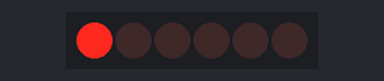
A sketch run on a simulated Arduino Uno, built with avr-gcc and run on an emulated ATmega328P. Shown: 6×1 LED matrix. Wiring (inferred from the names in the program): charlieplexed LEDs: lines pin 8, pin 9, pin 10.

Above: at 0.1 s.
At 0.6 s:
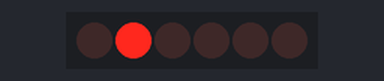
At 1.31 s:
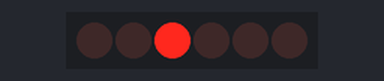
At 2.1 s:
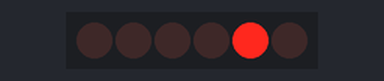
At 2.81 s:
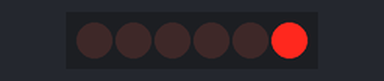

The sketch:

Charlieplexing.ino
```cpp
// PROJECT  :Charlieplexing Example with 3 pins
// PURPOSE  :AVR Foundations Workbook
struct state {
  uint8_t DDR;
  uint8_t PORT;
};
uint8_t pins [] = {8, 9, 10};
state L = {OUTPUT, LOW};
state H = {OUTPUT, HIGH};
state Z = {INPUT, HIGH};
state LEDs[6][3] = {{H, L, Z}, {H, Z, L}, {L, H, Z}, {Z, H, L}, {L, Z, H}, { Z, L, H}};
uint8_t led = 0;
void setup() {}
void loop() {
  pinMode(pins[0], LEDs[led][0].DDR);
  pinMode(pins[1], LEDs[led][1].DDR);
  pinMode(pins[2], LEDs[led][2].DDR);
  digitalWrite(pins[0], LEDs[led][0].PORT);
  digitalWrite(pins[1], LEDs[led][1].PORT);
  digitalWrite(pins[2], LEDs[led][2].PORT);
  led = (led + 1) % 6;
  delay(500);
}
```

Measured:
- by itself, everything shown: repeats every 3.0 s, in 6 steps
- what the display in image 0 shows lasts 0.6 s, from 0.0 s to 0.6 s
